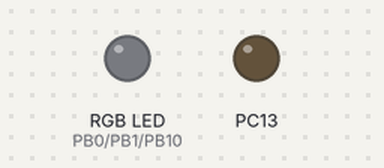
This sketch was run on a simulated STM32 Blue Pill. Shown: an RGB LED mixed from three pins (HIGH = lit), output pins drawn as LEDs (lit = HIGH).

Above: at 0.05 s.
At 3.2 s:
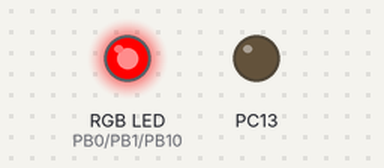
At 6.35 s:
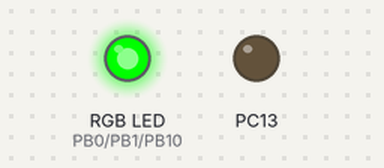
At 12.65 s:
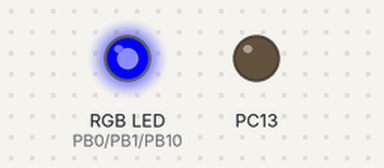
Timing chart, 0 to 17.8 s (numbered marks = the images above):
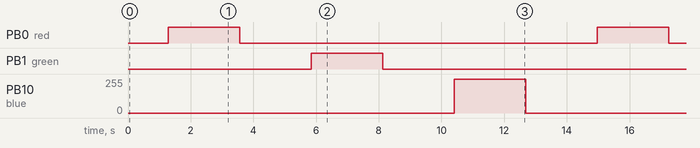

The sketch:

RGB_Brightness_Control.ino
```cpp
int red=PB0;
int green=PB1;
int blue=PB10;
void setup() {
  // put your setup code here, to run once:
  pinMode(PC13, OUTPUT);
  pinMode(red, OUTPUT);
  pinMode(green, OUTPUT);
  pinMode(blue, OUTPUT);
}

void loop() {
  // put your main code here, to run repeatedly:
  Brightness(red);
  Brightness(green);
  Brightness(blue);
}

void Brightness(int x)
{
  for (int i=0; i<=255; i++)
  {
    analogWrite(x, i);
    delay(5);
  }
  delay(1000);
  for (int i=255; i>=0; i--)
  {
    analogWrite(x, i);
    delay(5);
  }
  delay(1000);

}
```

Measured:
- by itself, PB0 (red), PB1 (green): alternates HIGH for 2.3 s and LOW for 11.4 s
- by itself, PB10 (blue): repeats every 13.7 s: 0/255 11.4 s, 255/255 2.3 s
